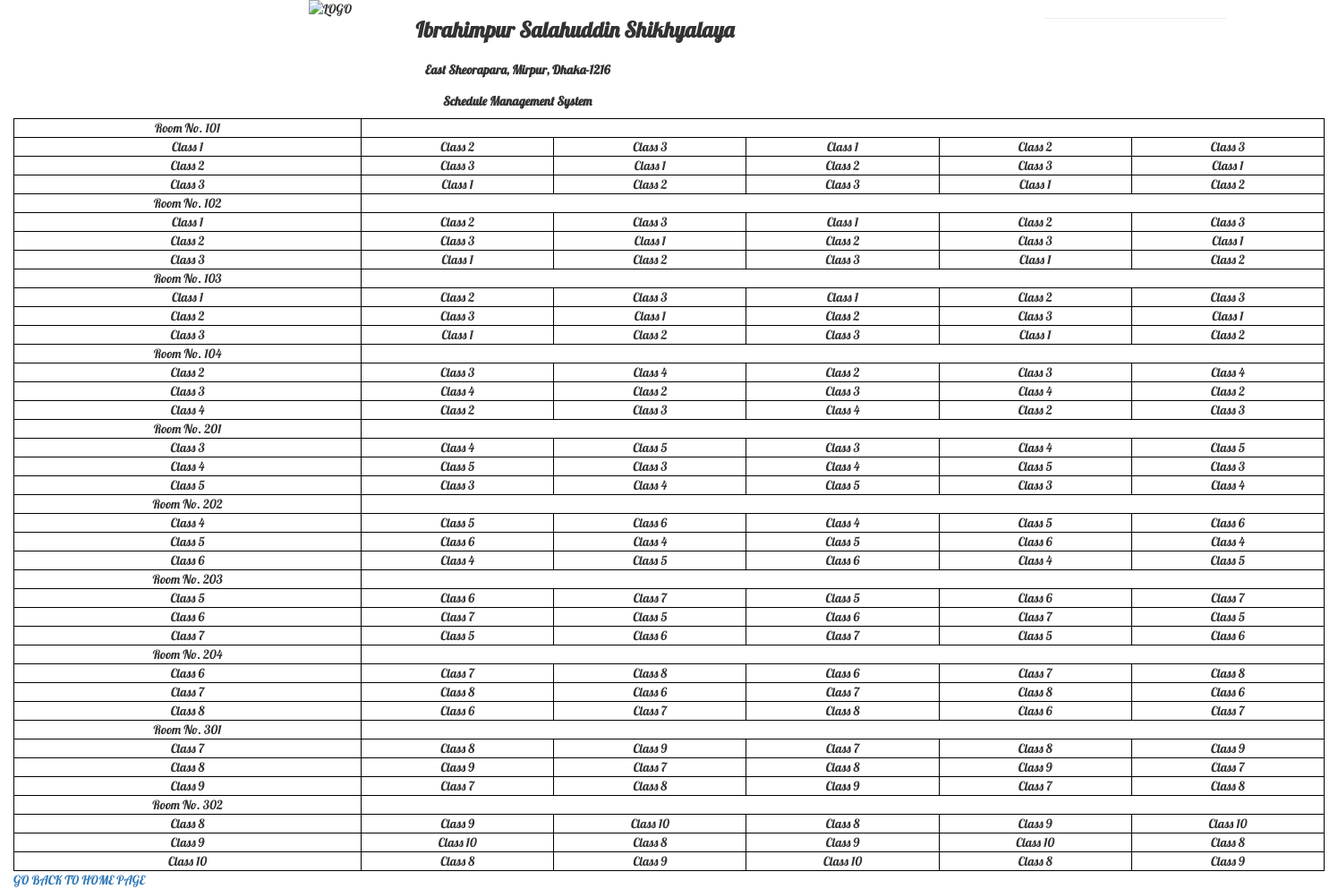
The app's page /seatPlan.php with its own data.
### tables this page shows
CREATE TABLE IF NOT EXISTS `Room` (
  `Number` int(11) NOT NULL,
  PRIMARY KEY (`Number`)
);

### connect.php (called while the page is built, shortened)
<?php
class connect {
    public function con() {
        $servername = "localhost";
        $username = "user";
        $password = "routinepassword";
        $dbname = "routine";
        $conn = new mysqli($servername, $username, $password, $dbname);
        return $conn;
    }
    public function execute($con, $sql) {
        $result = $con->query($sql);
        return $result;
    }
}
?>

### admin.php (the view, shortened to what this page needs)
<?php
include("connect.php");
class admin {
    public $c;
    public $conn;
    public function __construct() {
        $this->c = new connect();
        $this->conn = $this->c->con();
    }
    public function generateSeatPlan() {
        $query = "select Number from Room";
        $result = $this->c->execute($this->conn, $query);
        $val1 = 1;
        $val2 = 2;
        $val3 = 3;
        $valCount = 0;
        if ($result->num_rows > 0) {
            while ($row = $result->fetch_assoc()) {
                if ($row['Number'] > 0) {
                    echo "<tr class='thin-black-border'><td class='thin-black-border'>Room No. " . $row['Number'] . "</td></tr>";
                    echo "<tr  class= 'thin-black-line'><td class= 'thin-black-line'>Class " . $val1 . " </td> "
                    . "<td class= 'thin-black-line'>Class " . $val2 . " </td>"
                    . "<td class= 'thin-black-line'>Class " . $val3 . " </td>"
                    . "<td class= 'thin-black-line'>Class " . $val1 . " </td>"
                    . "<td class= 'thin-black-line'>Class " . $val2 . " </td>"
                    . "<td class= 'thin-black-line'>Class " . $val3 . " </td></tr>";
                    echo "<tr  class= 'thin-black-line'><td class= 'thin-black-line'>Class " . $val2 . " </td> "
                    . "<td class= 'thin-black-line'>Class " . $val3 . " </td>"
                    . "<td class= 'thin-black-line'>Class " . $val1 . " </td>"
                    . "<td class= 'thin-black-line'>Class " . $val2 . " </td>"
                    . "<td class= 'thin-black-line'>Class " . $val3 . " </td>"
                    . "<td class= 'thin-black-line'>Class " . $val1 . " </td></tr>";
                    echo "<tr  class= 'thin-black-line'><td class= 'thin-black-line'>Class " . $val3 . " </td> "
                    . "<td class= 'thin-black-line'>Class " . $val1 . " </td>"
                    . "<td class= 'thin-black-line'>Class " . $val2 . " </td>"
                    . "<td class= 'thin-black-line'>Class " . $val3 . " </td>"
                    . "<td class= 'thin-black-line'>Class " . $val1 . " </td>"
                    . "<td class= 'thin-black-line'>Class " . $val2 . " </td></tr>";
                    $valCount += 6;
                    if ($valCount > 15 && $val3 < 10) {
                        $val1++;
                        $val2++;
                        $val3++;
                    } else if ($valCount > 15) {
                        break;
                    }
                }
            }
        }
    }
}
?>

### Style.css (style rules this page uses)
body { background-color: palegreen; }
.thin-black-border { border-color: black; border-width: 1px; border-style: solid; }
.thin-black-line { border-color: black; border-width: 1px; border-style: solid; }
table td,th { empty-cells: show; text-align:center; border-color: black; border-width: 1px; border-style: solid; }
body, html { margin:0; padding:0; }

### records on screen
room: Number "101", val1 "1", val2 "2", val3 "3"
room: Number "102", val1 "1", val2 "2", val3 "3"
room: Number "103", val1 "1", val2 "2", val3 "3"
room: Number "104", val1 "2", val2 "3", val3 "4"
room: Number "201", val1 "3", val2 "4", val3 "5"
room: Number "202", val1 "4", val2 "5", val3 "6"
room: Number "203", val1 "5", val2 "6", val3 "7"
room: Number "204", val1 "6", val2 "7", val3 "8"
room: Number "301", val1 "7", val2 "8", val3 "9"
room: Number "302", val1 "8", val2 "9", val3 "10"
